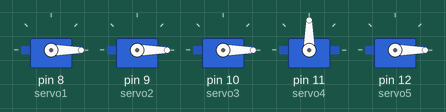
Recording of a sketch running on a simulated Arduino Uno, built with avr-gcc and run on an emulated ATmega328P. Shown: 5 × servo.

Above: at 0.1 s.
At 0.6 s:
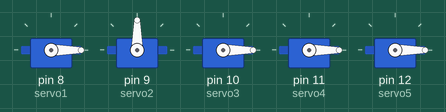
At 1.1 s:
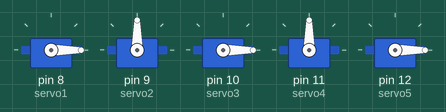
Timing chart, 0 to 2.6 s (numbered marks = the images above):
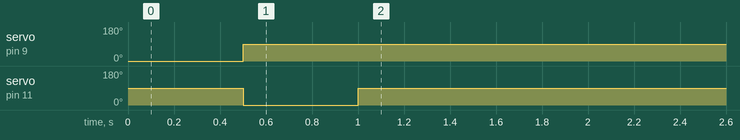

The sketch:

Arduino_Code_Main.ino
```cpp
#include <Servo.h>

#define numsofValsRec 5
#define digitsPerVal 1

Servo servo1;
Servo servo2;
Servo servo3;
Servo servo4;
Servo servo5;

int valsRec[numsofValsRec];
//$00000
int stringLength = numsofValsRec * digitsPerVal + 1;
int counter = 0;
bool countStart = false;
String receivedString;
int flag1 = 0, flag2 = 0, flag11 = 0, flag22 = 0;


void setup() {
  Serial.begin(9600);
  servo1.attach(8);
  servo2.attach(9);
  servo3.attach(10);
  servo4.attach(11);
  servo5.attach(12);
}

void receivedata() {
  while (Serial.available()) {
    char c = Serial.read();
    if (c == '$') {
      countStart = true;
    }
    if (countStart) {
      if (counter < stringLength) {
        receivedString = String(receivedString + c);
        counter++;
      }
      if (counter >= stringLength) {
        for (int i = 0; i < numsofValsRec; i++) {
          int num = (i * digitsPerVal) + 1;
          valsRec[i] = receivedString.substring(num, num + digitsPerVal).toInt();
        }
        receivedString = "";
        counter = 0;
        countStart = false;
      }
    }
  }
}

void loop() {
  receivedata();
////////////////////////////////
  if (valsRec[0] == 1) {
    servo1.write(180);
  } else {
    servo1.write(0);
  }
////////////////////////////////
  if (valsRec[4] == 1) {
    servo5.write(180);
  } else {
    servo5.write(0);
  }
////////////////////////////////
  if (valsRec[2] == 1) {
    servo3.write(180);
  } else {
    servo3.write(0);
  }
////////////////////////////////
  if (valsRec[1] == 1) {
    if(flag1>0){
    }
    else{
      servo2.write(180);
      delay(500);
      servo2.write(90);
      flag1++;
    }
    flag11 = 0;
  } else {
    if(flag11>0){
    }
    else{
      servo2.write(0);
      delay(500);
      servo2.write(90);
      flag11++;
    }
    flag1 = 0;
  }

////////////////////////////////
  if (valsRec[3] == 1) {
    if(flag2>0){
    }
    else{
      servo4.write(180);
      delay(500);
      servo4.write(90);
      flag2++;
    }
    flag22 = 0;

  } else {
    if(flag22>0){
    }
    else{
      servo4.write(0);
      delay(500);
      servo4.write(90);
      flag22++;
    }
    flag2 = 0;
  }
}
```

Measured:
- by itself, servo on pin 9 (servo2): 0° → 90° at 0.50 s
- by itself, servo on pin 11 (servo4): 90° → 0° at 0.50 s, → 90° 0.50 s later
